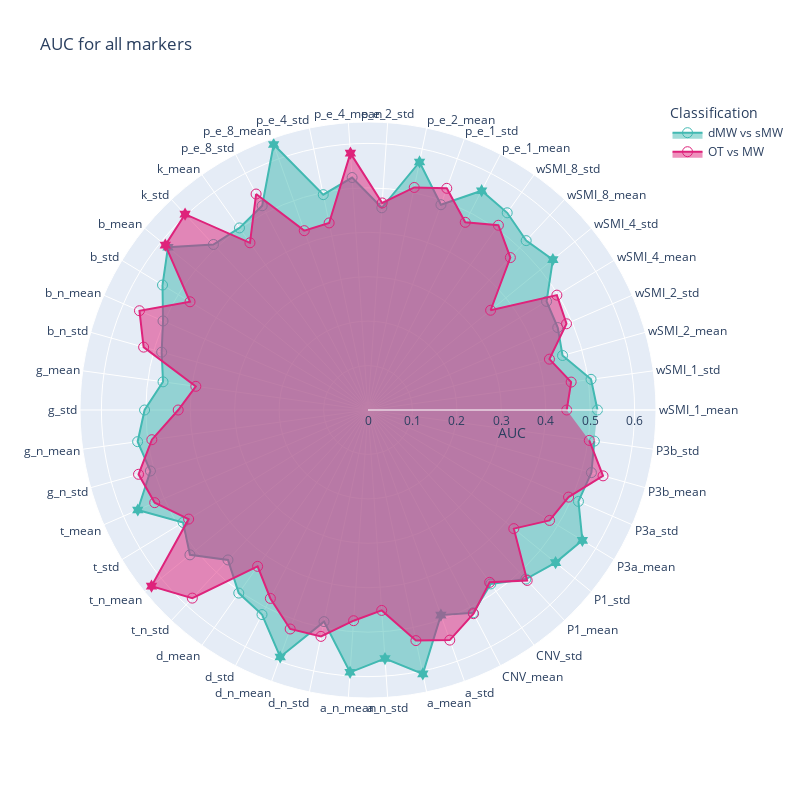

Notebook source saved alongside this figure:
### Markdown cell above
# Significant polar plots

### Code cell
mw =aucs_mw
mind =aucs_mind

fig = go.Figure()

fig.add_trace(go.Scatterpolar(
    r=mw.auc,
    theta=mw['index'],
    fill='toself',
    name='dMW vs sMW',
    mode = 'lines+markers',
    marker = {'color':lblue, 'size': 10},
    marker_symbol= symbol_fun(mw['index'], significant_mw)
))

fig.add_trace(go.Scatterpolar(
    r=mind.auc,
    theta=mind['index'],
    fill='toself',
    name='OT vs MW',
    mode = 'lines+markers',
    marker = {'color':pink, 'size': 10},
    marker_symbol= symbol_fun(mind['index'], significant_mind)
))


fig.update_layout(
    title="AUC for all markers",
    legend_title="Classification",
    width=800,
    height=800,
    
  polar=dict(
    radialaxis=dict(
    title = 'AUC',
      visible=True,
    ),
  ),
    
  showlegend=True
)

fig.show()
pio.write_json(fig, 'Figs/radar_auc_all.plotly')

### Figure 1 — Plotly figure (JSON) as saved in the notebook; plotly's stock layout.template omitted (floating-point values rounded to 4 significant figures)
{"data": [{"fill": "toself", "marker": {"color": "#42B9B2", "size": 10, "symbol": ["circle-open", "circle-open", "circle-open", "circle-open", "circle-open", "hexagram", "circle-open", "circle-open", "hexagram", "circle-open", "hexagram", "circle-open", "circle-open", "circle-open", "hexagram", "circle-open", "circle-open", "circle-open", "hexagram", "circle-open", "circle-open", "circle-open", "circle-open", "circle-open", "circle-open", "circle-open", "hexagram", "circle-open", "circle-open", "circle-open", "circle-open", "circle-open", "hexagram", "circle-open", "hexagram", "hexagram", "hexagram", "hexagram", "circle-open", "circle-open", "circle-open", "hexagram", "hexagram", "circle-open", "circle-open", "circle-open"]}, "mode": "lines+markers", "name": "dMW vs sMW", "r": [0.5164, 0.5067, 0.4547, 0.4656, 0.4704, 0.5363, 0.5216, 0.5432, 0.5559, 0.4902, 0.5701, 0.4561, 0.5244, 0.495, 0.6341, 0.5177, 0.5015, 0.5097, 0.5804, 0.5413, 0.503, 0.4823, 0.4656, 0.5028, 0.5233, 0.5086, 0.5649, 0.487, 0.5166, 0.4617, 0.5044, 0.5185, 0.5899, 0.4865, 0.5917, 0.5607, 0.6066, 0.4898, 0.5141, 0.4791, 0.5206, 0.5442, 0.5647, 0.5164, 0.5222, 0.5142], "theta": ["wSMI_1_mean", "wSMI_1_std", "wSMI_2_mean", "wSMI_2_std", "wSMI_4_mean", "wSMI_4_std", "wSMI_8_mean", "wSMI_8_std", "p_e_1_mean", "p_e_1_std", "p_e_2_mean", "p_e_2_std", "p_e_4_mean", "p_e_4_std", "p_e_8_mean", "p_e_8_std", "k_mean", "k_std", "b_mean", "b_std", "b_n_mean", "b_n_std", "g_mean", "g_std", "g_n_mean", "g_n_std", "t_mean", "t_std", "t_n_mean", "t_n_std", "d_mean", "d_std", "d_n_mean", "d_n_std", "a_n_mean", "a_n_std", "a_mean", "a_std", "CNV_mean", "CNV_std", "P1_mean", "P1_std", "P3a_mean", "P3a_std", "P3b_mean", "P3b_std"], "type": "scatterpolar"}, {"fill": "toself", "marker": {"color": "#DE237B", "size": 10, "symbol": ["circle-open", "circle-open", "circle-open", "circle-open", "circle-open", "circle-open", "circle-open", "circle-open", "circle-open", "circle-open", "circle-open", "circle-open", "hexagram", "circle-open", "circle-open", "circle-open", "circle-open", "hexagram", "hexagram", "circle-open", "circle-open", "circle-open", "circle-open", "circle-open", "circle-open", "circle-open", "circle-open", "circle-open", "hexagram", "circle-open", "circle-open", "circle-open", "circle-open", "circle-open", "circle-open", "circle-open", "circle-open", "circle-open", "circle-open", "circle-open", "circle-open", "circle-open", "circle-open", "circle-open", "circle-open", "circle-open"]}, "mode": "lines+markers", "name": "OT vs MW", "r": [0.4472, 0.4615, 0.4241, 0.4871, 0.4975, 0.3557, 0.4694, 0.5089, 0.4757, 0.5295, 0.5115, 0.4671, 0.5794, 0.43, 0.4283, 0.5474, 0.4606, 0.6031, 0.588, 0.4688, 0.5608, 0.5244, 0.3911, 0.4271, 0.491, 0.5363, 0.5234, 0.4725, 0.6281, 0.5793, 0.4308, 0.4776, 0.523, 0.5204, 0.4753, 0.4521, 0.53, 0.5496, 0.5163, 0.4747, 0.5248, 0.4231, 0.4782, 0.4921, 0.5493, 0.5027], "theta": ["wSMI_1_mean", "wSMI_1_std", "wSMI_2_mean", "wSMI_2_std", "wSMI_4_mean", "wSMI_4_std", "wSMI_8_mean", "wSMI_8_std", "p_e_1_mean", "p_e_1_std", "p_e_2_mean", "p_e_2_std", "p_e_4_mean", "p_e_4_std", "p_e_8_mean", "p_e_8_std", "k_mean", "k_std", "b_mean", "b_std", "b_n_mean", "b_n_std", "g_mean", "g_std", "g_n_mean", "g_n_std", "t_mean", "t_std", "t_n_mean", "t_n_std", "d_mean", "d_std", "d_n_mean", "d_n_std", "a_n_mean", "a_n_std", "a_mean", "a_std", "CNV_mean", "CNV_std", "P1_mean", "P1_std", "P3a_mean", "P3a_std", "P3b_mean", "P3b_std"], "type": "scatterpolar"}], "layout": {"height": 800, "legend": {"title": {"text": "Classification"}}, "polar": {"angularaxis": {"type": "category"}, "radialaxis": {"autorange": true, "range": [0, 0.6482], "title": {"text": "AUC"}, "type": "linear", "visible": true}}, "showlegend": true, "title": {"text": "AUC for all markers"}, "width": 800}}
